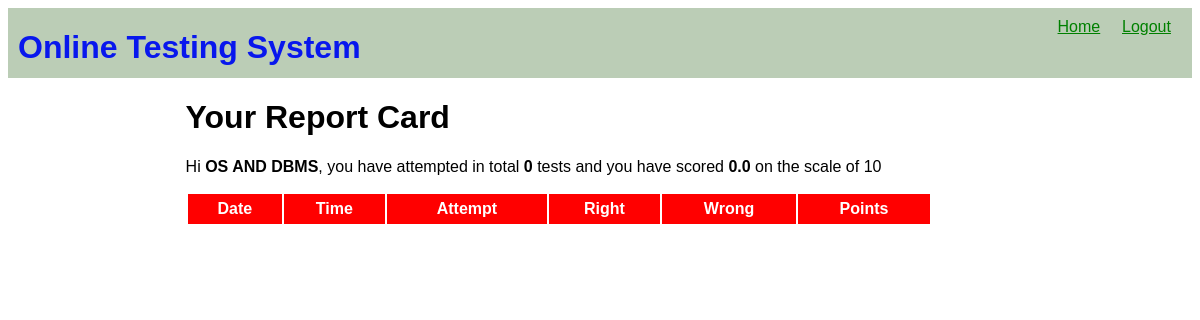
The app's page /OTS/test-history (signed in) with its own data.
### OTS/models.py (models this page shows)
class Candidate(models.Model):
    username= models.CharField(primary_key=True,max_length=20)
    password=models.CharField(null=False,max_length=20)
    name=models.CharField(null=False,max_length=30)
    test_attempted=models.IntegerField(default=0)
    points=models.FloatField(default=0.0)

### OTS/views.py (the view)
# urls.py: path('test-history',testResultHistory,name='testHistory'),
def testResultHistory(request):
    if 'name' not in request.session.keys():
        res=HttpResponseRedirect("login")
    candidate=Candidate.objects.filter(username=request.session['username'])
    results=Result.objects.filter(username_id=candidate[0].username)
    context={'candidate':candidate[0],'results':results}
    res=render(request,'candidate_history.html',context)
    return res

### OTS/templates/candidate_history.html (shortened to what this page needs)
{% extends 'main.html' %}
{% block top %}
<a href="{% url 'OTS:home' %}">Home</a>
<a href="{% url 'OTS:logout' %}">Logout</a>
 {% endblock %}
 {% block content %}
 <h1> Your Report Card</h1>
 <p>Hi <span class="special">{{candidate.name}}</span>,
    you have attempted in total <span class="special">{{candidate.test_attempted}}</span> tests and you have scored <span class="special">{{candidate.points}}</span>
    on the scale of 10</p>
 <table>
    <tr>
        <th>Date</th>
        <th>Time</th>
        <th>Attempt</th>
        <th>Right</th>
        <th>Wrong</th>
        <th>Points</th>
    </tr>
 </table>
 {% endblock %}

### OTS/static/theme.css (style rules this page uses)
* { font-family:'Gill Sans', 'Gill Sans MT', Calibri, 'Trebuchet MS', sans-serif }
.top div.menu a { color:green; display:inline-block; min-width: 50px; margin-right: 10px; }
table { width:90%; }
table tr:nth-child(odd) { background-color: green; color: white; height:30px; }
table tr:first-child { background-color: red; }
span.special { color:black; font-weight:bold; }

### records on screen
Candidate: name "OS AND DBMS", test_attempted "0", points "0.0"
